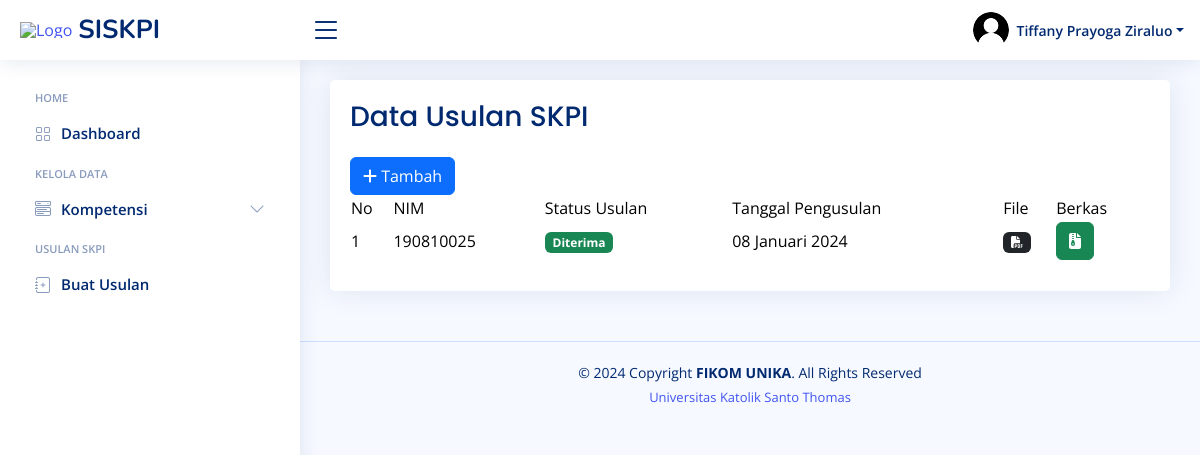
Page /mhs/buat_skpi.php (signed in) on the committed database.
### tables this page shows
CREATE TABLE `mahasiswa` (
  `id_mahasiswa` int(11) NOT NULL,
  `nim` varchar(30) NOT NULL,
  `nama_mhs` varchar(255) NOT NULL,
  `tempat_lahir` varchar(100) NOT NULL,
  `tgl_lahir` date NOT NULL,
  `jenis_kelamin` varchar(30) NOT NULL,
  `email` varchar(255) NOT NULL,
  `password` varchar(255) NOT NULL,
  `no_ijazah` varchar(100) NOT NULL,
  `tgl_lulus` date NOT NULL,
  `gelar` varchar(100) NOT NULL,
  `kode_skpi` varchar(20) NOT NULL,
  `kd_prodi` varchar(11) NOT NULL,
  `profil` varchar(255) NOT NULL,
  `status` int(11) NOT NULL
);

CREATE TABLE `usulan_skpi` (
  `id_usulan` int(11) NOT NULL,
  `id_mahasiswa` int(11) NOT NULL,
  `status_usulan` int(11) NOT NULL,
  `tgl_pengusulan` date NOT NULL,
  `no_skpi` varchar(255) NOT NULL,
  `file_jadi` varchar(255) NOT NULL
);

### mhs/session.php (called while the page is built, shortened)
<?php
    include "koneksi.php";
    function tgl_indo($tanggal){
        $bulan = array (
            1 =>   "Januari",
            "Februari",
            "Maret",
            "April",
            "Mei",
            "Juni",
            "Juli",
            "Agustus",
            "September",
            "Oktober",
            "November",
            "Desember"
        );
        $pecahkan = explode("-", $tanggal);
        return $pecahkan[2] . " " . $bulan[ (int)$pecahkan[1] ] . " " . $pecahkan[0];
    };
    $sql = mysqli_query($koneksi,"SELECT * FROM mahasiswa inner join prodi on mahasiswa.kd_prodi=prodi.kd_prodi");
    while ($r = mysqli_fetch_array($sql)){
        if ($_SESSION['username'] == $r['nim'] ){
            $idm = $r['id_mahasiswa'];
            $nama_mhs = $r['nama_mhs'];
            break;
        }
    }
?>

### mhs/buat_skpi.php (the view)
<?php include 'header.php' ?>
<?php include 'navbar.php' ?>
<main id="main" class="main">
    <section class="section dashboard">
    <div class="row">
    <div class="col">
        <div class="card info-card sales-card">
            <div class="card-body">
                <h1 class="card-title fs-3">Data Usulan SKPI</h1>
                <a href="usulan/tambah_usulan.php" class="btn btn-primary" title="tambah_usulan"><i class="fas fa-plus"></i> Tambah</a>
                    <table id="tabel" class="display" style="width:100%; background-color: white; color: black;">
                        <thead>
                            <tr>
                                <td>No</td>
                                <td>NIM</td>
                                <td>Status Usulan</td>
                                <td>Tanggal Pengusulan</td>
                                <td>File</td>
                                <td>Berkas</td>
                            </tr>
                        </thead>
                        <tbody>
                            <?php
                            $no = 1;
                            $data = mysqli_query($koneksi, "SELECT * FROM usulan_skpi inner join mahasiswa on usulan_skpi.id_mahasiswa=mahasiswa.id_mahasiswa where usulan_skpi.id_mahasiswa='$idm' order by id_usulan asc");
                            while($d=mysqli_fetch_array($data)){
                            ?>
                            <tr>
                                <td><?= $no++ ?></td>
                                <td><?= $d['nim'] ?></td>
                                <td>
                                    <?php
                                        if($d['status_usulan'] == 0){
                                            echo '<span class="badge bg-warning">Diproses <i class="fas fa-sync"></i></span>';
                                        } else if($d['status_usulan'] == 1){
                                            echo '<span class="badge bg-success">Diterima</span>';
                                        } else if($d['status_usulan'] == 2){
                                            echo '<span class="badge bg-danger">Ditolak</span>';
                                        }
                                    ?>
                                </td>
                                <td><?php echo tgl_indo($d['tgl_pengusulan']) ?></td>
                                <td>
                                    <?php
                                        if($d['file_jadi']==null){ ?>
                                            <span class="badge bg-danger">File tidak ada</span>
                                    <?php } else{
                                        $pdf = '../file_jadi/'.$d['file_jadi'];
                                    ?>
                                    <a class="badge bg-dark" target="_blank" title="Buka File" href="<?= $pdf ?>"><i class="fas fa-file-pdf"></i></a>
                                    <?php }?>
                                </td>
                                <td>
                                    <a class="btn btn-success" href="usulan/tampil_berkas.php?id=<?= $d['id_usulan'] ?>" title="cek berkas"><i class="fas fa-file-archive"></i></a>
                                </td>
                            </tr>
                            <?php } ?>
                        </tbody>
                    </table>
            </div>
        </div>
        </div>
    </div>
    </section>
</main>
<?php include 'footer.php' ?>

### mhs/header.php (shortened to what this page needs)
<?php
    include 'koneksi.php';
    include 'session.php';
?>
<!DOCTYPE html>
<html lang="en">
<head>
    <link href="assets/vendor/bootstrap/css/bootstrap.min.css" rel="stylesheet">
    <link href="assets/vendor/bootstrap-icons/bootstrap-icons.css" rel="stylesheet">
    <link href="assets/vendor/boxicons/css/boxicons.min.css" rel="stylesheet">
    <link href="assets/vendor/quill/quill.snow.css" rel="stylesheet">
    <link href="assets/vendor/quill/quill.bubble.css" rel="stylesheet">
    <link href="assets/vendor/remixicon/remixicon.css" rel="stylesheet">
    <link href="assets/vendor/simple-datatables/style.css" rel="stylesheet">
    <link href="assets/vendor/fontawesome/css/all.min.css" rel="stylesheet">
    <link href="assets/css/style.css" rel="stylesheet">
    <link rel="stylesheet" href="https://cdn.datatables.net/1.13.4/css/jquery.dataTables.min.css">
</head>
<body>
<header id="header" class="header fixed-top d-flex align-items-center">
    <div class="d-flex align-items-center justify-content-between">
    <a href="index.html" class="logo d-flex align-items-center">
        <img src="images/UNIKA.png" alt="Logo">
        <span class="d-none d-lg-block">SISKPI</span>
    </a>
    <i class="bi bi-list toggle-sidebar-btn"></i>
    </div>
    <nav class="header-nav ms-auto">
    <ul class="d-flex align-items-center">
        <li class="nav-item dropdown pe-3">
        <a class="nav-link nav-profile d-flex align-items-center pe-0" href="#" data-bs-toggle="dropdown">
            <img src="assets/img/user.png" alt="Profile" class="rounded-circle">
            <span class="d-none d-md-block dropdown-toggle ps-2"><?= $nama_mhs?></span>
        </a>
        </li>
    </ul>
    </nav>
</header>

### mhs/assets/css/style.css (style rules this page uses)
:root { scroll-behavior: smooth; }
body { font-family: "Open Sans", sans-serif; background: #f6f9ff; color: #444444; }
a { color: #4154f1; text-decoration: none; }
h1, h2, h3, h4, h5, h6 { font-family: "Nunito", sans-serif; }
#main { margin-top: 60px; padding: 20px 30px; transition: all 0.3s; }
.card { margin-bottom: 30px; border: none; border-radius: 5px; box-shadow: 0px 0 30px rgba(1, 41, 112, 0.1); }
.card-title { padding: 20px 0 15px 0; font-size: 18px; font-weight: 500; color: #012970; font-family: "Poppins", sans-serif; }
.card-body { padding: 0 20px 20px 20px; }
.logo { line-height: 1; }
@media (min-width: 1200px) { .logo { width: 280px; } }
.logo img { max-height: 26px; margin-right: 6px; }
.logo span { font-size: 26px; font-weight: 700; color: #012970; font-family: "Nunito", sans-serif; }
.header { transition: all 0.5s; z-index: 997; height: 60px; box-shadow: 0px 2px 20px rgba(1, 41, 112, 0.1); background-color: #fff; padding-left: 20px; }
.header .toggle-sidebar-btn { font-size: 32px; padding-left: 10px; cursor: pointer; color: #012970; }
.header-nav ul { list-style: none; }
.header-nav>ul { margin: 0; padding: 0; }
.header-nav .nav-profile { color: #012970; }
.header-nav .nav-profile img { max-height: 36px; }
.header-nav .nav-profile span { font-size: 14px; font-weight: 600; }
@media (min-width: 1200px) { #main, #footer { margin-left: 300px; } }
.dashboard .info-card { padding-bottom: 10px; }

### rows in the picture
mahasiswa: nama_mhs "Tiffany Prayoga Ziraluo"
usulan_skpi: id_mahasiswa.nim "190810025", status_usulan "Diterima", tgl_pengusulan "08 Januari 2024"
